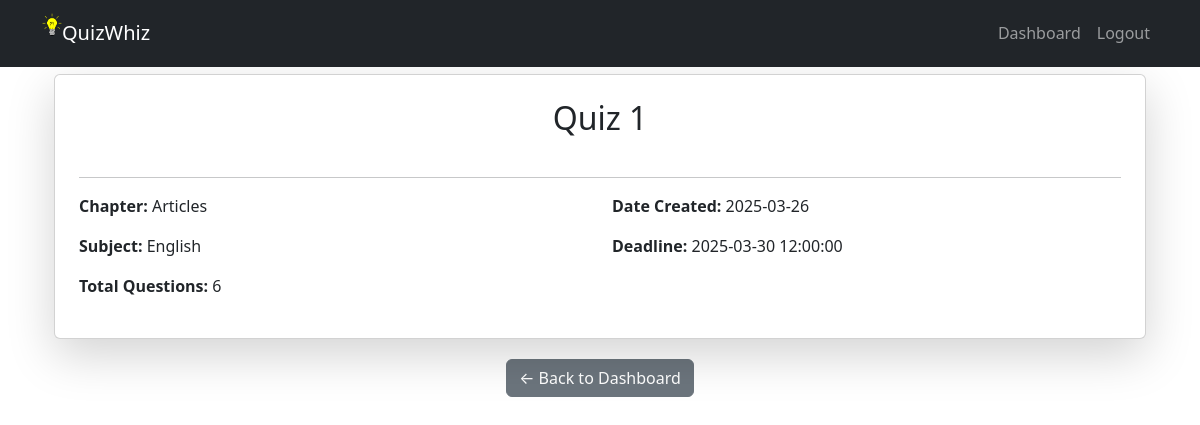
The app's page /view_quiz/1 (signed in) with its own data.
### app.py (models this page shows)
class Quiz(db.Model):
    id = db.Column(db.Integer, primary_key=True)
    name = db.Column(db.String(100), nullable=False)  # Quiz name
    chapter_id = db.Column(db.Integer, db.ForeignKey('chapter.id'), nullable=False)
    attempts = db.Column(db.Integer, default=0)  # Number of attempts
    highest_score = db.Column(db.Float, default=0)  # Highest score among attempts
    date_of_quiz = db.Column(db.String(50))
    deadline = db.Column(db.DateTime, nullable = False)
    max_score = db.Column(db.Integer, default = 0)
    questions = db.relationship('Question', backref='quiz', lazy=True)

class Chapter(db.Model):
    id = db.Column(db.Integer, primary_key=True)
    name = db.Column(db.String(150), nullable=False)
    subject_id = db.Column(db.Integer, db.ForeignKey('subject.id'), nullable=False)
    quizzes = db.relationship('Quiz', backref='chapter', cascade="all, delete", lazy=True)

class Subject(db.Model):
    id = db.Column(db.Integer, primary_key=True)
    name = db.Column(db.String(150), unique=True, nullable=False)
    chapters = db.relationship('Chapter', backref='subject', cascade="all, delete", lazy=True)

### app.py (the view)
@app.route('/view_quiz/<int:quiz_id>')
@login_required
def view_quiz(quiz_id):
    quiz = Quiz.query.get_or_404(quiz_id)
    return render_template('view_quiz.html', quiz=quiz, num_questions = len(quiz.questions))

### app.py (called while the page is built)
@login_manager.user_loader
def load_user(user_id):
    return User.query.get(int(user_id))

@app.before_request
def restrict_admin_routes():
    admin_routes = ['/admin/add_subject', '/admin/add_chapter/<int:subject_id>', '/admin/show_chapters/<int:subject_id>']
    if request.path.startswith('/admin') and (not current_user.is_authenticated or not current_user.is_admin):
        flash("Access denied! Admin privileges required.", "danger")
        return redirect(url_for('dashboard'))

@app.before_request
def ensure_fresh_login():
    if current_user.is_authenticated:
        user = User.query.get(current_user.id)
        if not user:
            print("🔄 Session expired or user role changed. Logging out...")
            logout_user()
            return redirect(url_for('login'))

### templates/view_quiz.html
{% extends "base.html" %}
{% block content %}
<div class="container mt-4">
    <div class="card shadow-lg p-4" style="margin-top: 20px;">
        <h2 class="text-center mb-4">{{ quiz.name }}</h2>
        <hr>
        <div class="row">
            <div class="col-md-6">
                <p><strong>Chapter:</strong> {{ quiz.chapter.name }}</p>
                <p><strong>Subject:</strong> {{ quiz.chapter.subject.name }}</p>
                <p><strong>Total Questions:</strong> {{ num_questions }}</p>
            </div>
            <div class="col-md-6">
                <p><strong>Date Created:</strong> {{ quiz.date_of_quiz }}</p>
                <p><strong>Deadline:</strong> {{ quiz.deadline }}</p>
            </div>
        </div>
    </div>
    <div class="d-flex justify-content-center mb-3" style="margin-top: 20px;">
        <a href="{{ url_for('dashboard') }}" class="btn btn-secondary">
            ← Back to Dashboard
        </a>
    </div>
</div>
{% endblock %}

### static/css/styles.css (style rules this page uses)
body { font-family: Arial, sans-serif; background-color: #f8f9fa; color: #333; padding-top: 50px; overflow-x: hidden; }
.container { max-width: 800px; margin: auto; }
.btn { border-radius: 5px; }
.card { border-radius: 10px; }

### records on screen
Quiz: name "Quiz 1", date_of_quiz "2025-03-26", deadline "2025-03-30 12:00:00"
Chapter: chapter.name "Articles"
Subject: chapter.subject.name "English"

### other values on screen
{{ num_questions }} "6"
